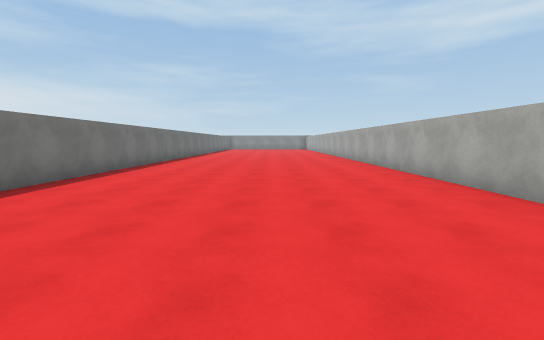
view 1 (above)

17 first-person views from a walk through a scene from a Unity 3-D project. The camera is 1.5 m above the floor, tilts 6° down and sees 90° across. The floor is counted in squares, 2 m on a side. Each view is taken from the middle of a square. On the plan, view 1 faces up. The plan holds only what a view shows up to about 10 squares ahead; the rest is blank. The place goes on beyond the plan. The player character is not drawn. Surface patterns are stand-ins for the level's own textures.

view 2
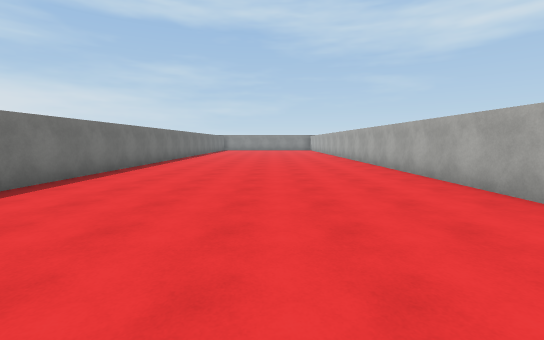

view 3
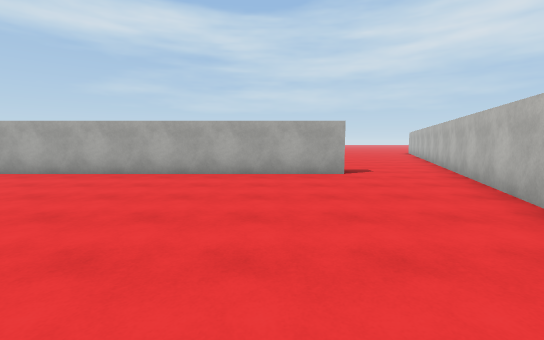

view 4
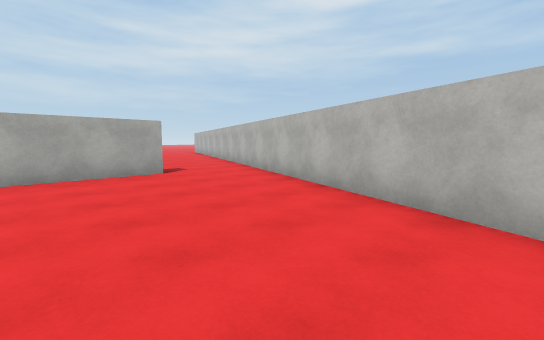

view 5
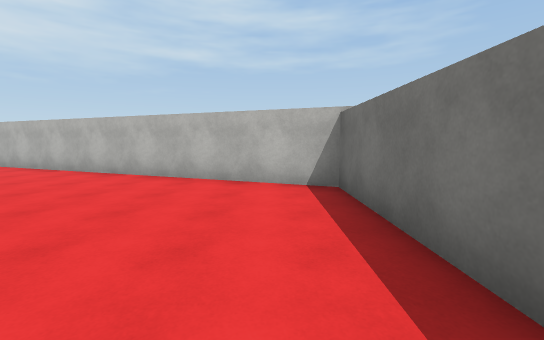

view 6
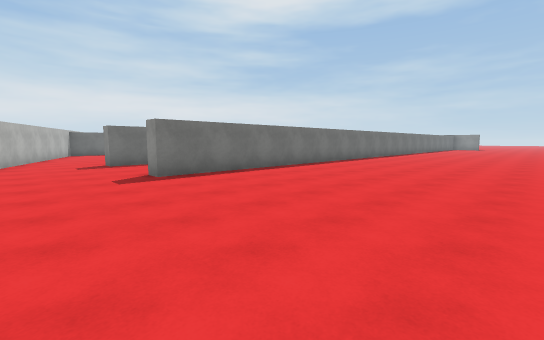

view 7
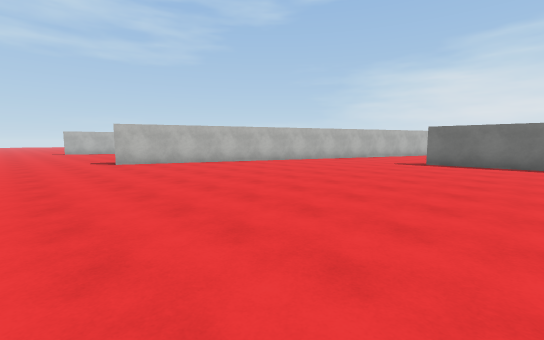

view 8
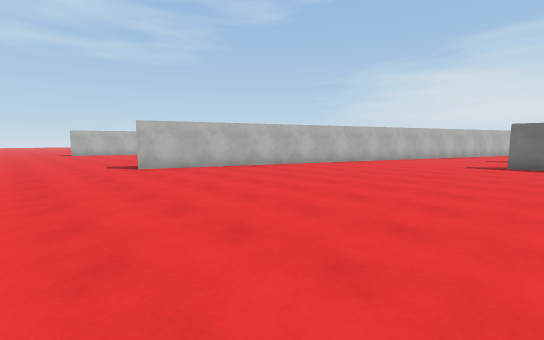

view 9
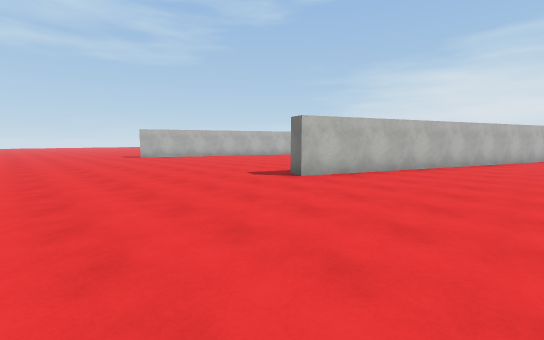

view 10
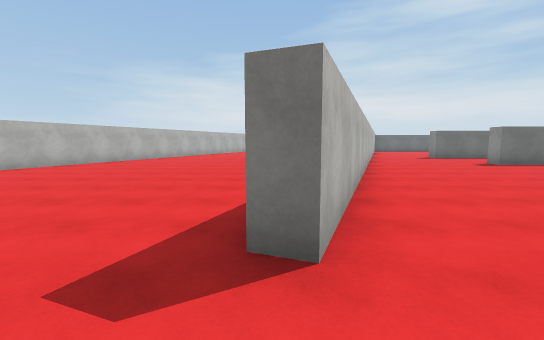

view 11
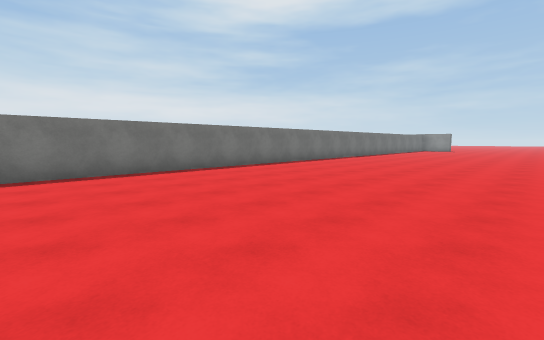

view 12
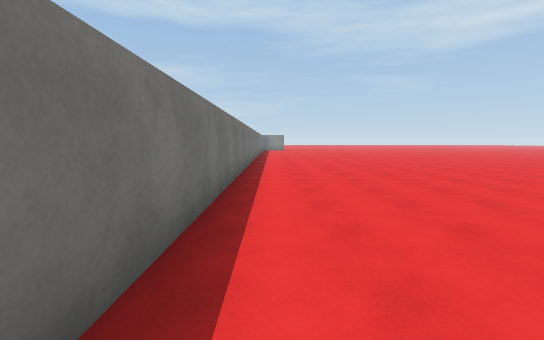

view 13
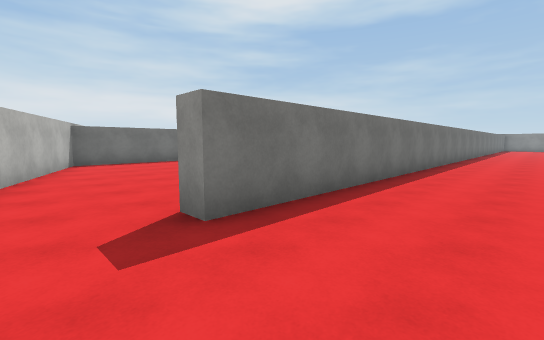

view 14
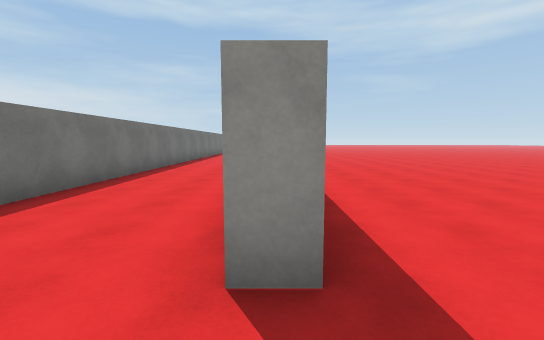

view 15
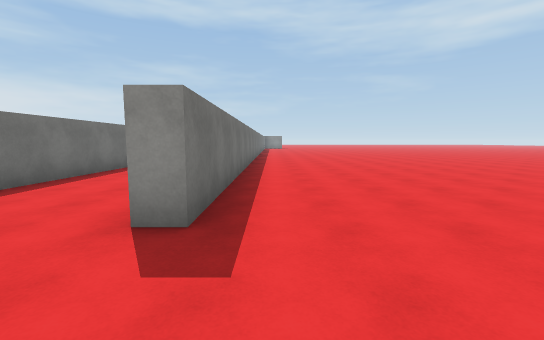

view 16
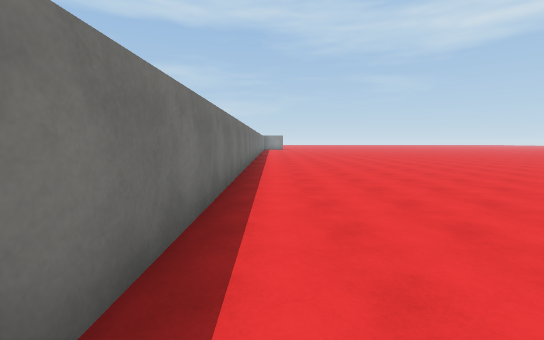

view 17
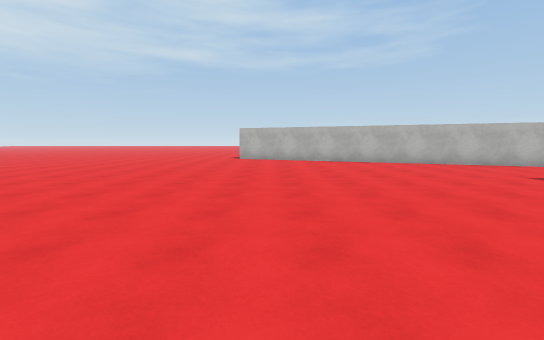

### Floor plan
Points are (right, up) in squares from view 1. A wall is a line through its corners. A room is listed if a view was taken in it or the views show most of it. See-through windows are left out.
Room 1 (views 1, 2, 3, 4, 5)
walls: (3.3, 1.5) (3.3, 13); (-4.1, 13.1) (-4.1, 0.6) (2.1, -1.9)
ways out: opening at (3, 0) to room 2
Room 2 (views 6, 7, 8, 9, 10, 11, 12, 13, 14, 15, 16, 17)
walls: (2.1, -1.9) (14.4, -6.7) (14.2, -7.2); (5.9, -12.9) (7.2, -13.4); (3.8, 11) (3.8, 0.3) (3.3, 0.3) (3.3, 1.5); (7.3, 12.8) (7.3, 0.3) (6.8, 0.3)
ways out: opening at (3, 0) to room 1

Positions as (right, up) in squares from view 1, and headings:
1: (0, 0), facing up
2: (0, 3), facing up
3: (-3, 2), facing right
4: (-3, 3), facing down-right
5: (-3, 5), facing down
6: (13, -2), facing up-left
7: (17, 3), facing down-left
8: (17, 1), facing down-left
9: (19, -3), facing down-left
10: (16, -7), facing left
11: (14, 3), facing up-left
12: (8, 3), facing up
13: (6, -1), facing up-left
14: (7, -1), facing up
15: (8, -2), facing up
16: (8, 1), facing up
17: (13, 5), facing down
